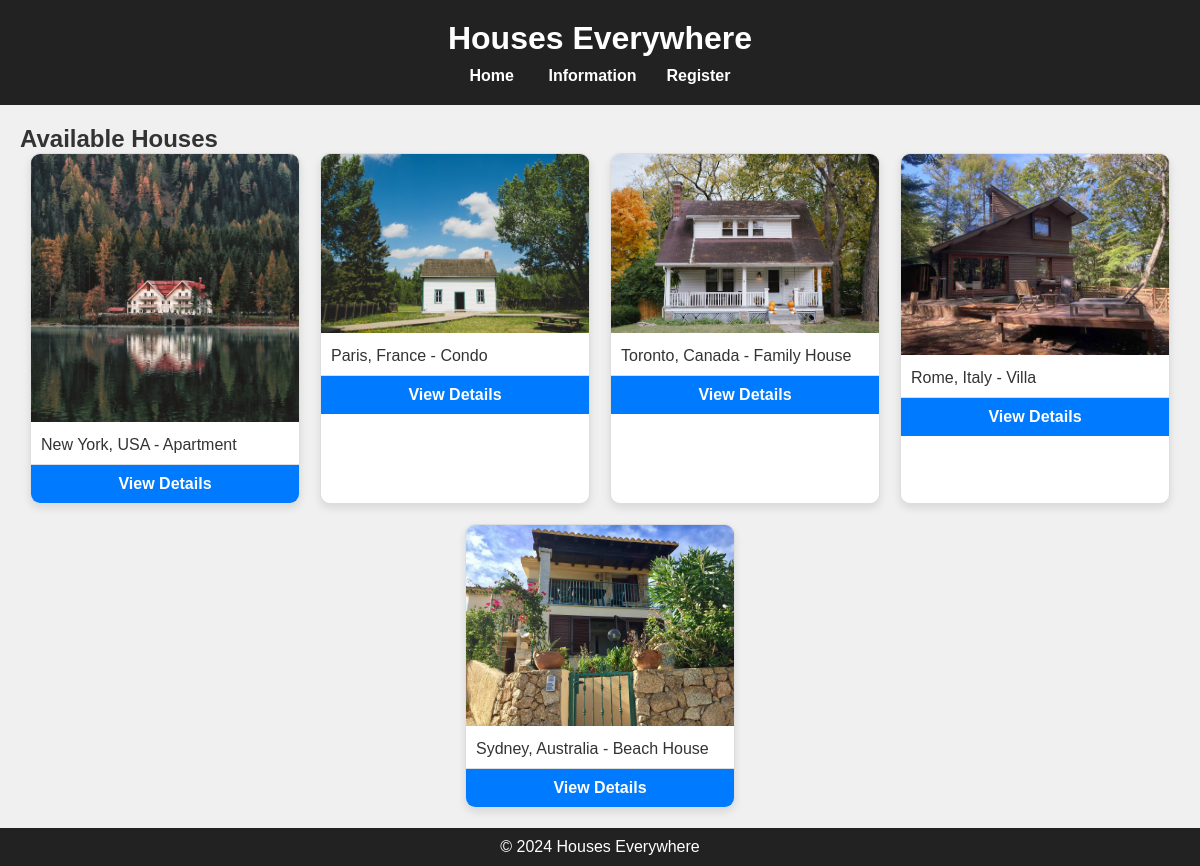
The page / on the database its author committed.
### models.py (models this page shows, shortened)
class House(db.Model):
    id = db.Column(db.Integer, primary_key=True)
    country = db.Column(db.String(100))
    city = db.Column(db.String(100))
    type = db.Column(db.String(100))
    price = db.Column(db.Integer)
    size = db.Column(db.Integer)
    rooms = db.Column(db.Integer)
    description = db.Column(db.String(500))
    image_url = db.Column(db.String(200))
    owner_id = db.Column(db.Integer, db.ForeignKey('users.id'))
    owner = db.relationship('Users', backref='houses')

### app.py (the view)
@app.route('/')
def index():
    houses = House.query.all()
    return render_template('index.html', houses=houses)

### templates/index.html (shortened to what this page needs)
{% extends "base.html" %}
{% block content %}
<h2>Available Houses</h2>
<div class="house-list">
{% for house in houses %}
<div class="house-item">
<img src="{{ url_for('static', filename='' ~ house.image_url) }}" alt="House Image">
<p>{{ house.city }}, {{ house.country }} - {{ house.type }}</p>
<a href="{{ url_for('house_details', house_id=house.id) }}">View Details</a>
</div>
{% endfor %}
</div>
{% endblock %}

### templates/base.html (shortened to what this page needs)
<!DOCTYPE html>
<html lang="en">
<head>
    <link rel="stylesheet" href="{{ url_for('static', filename='styles.css') }}">
</head>
<body>
<header>
<h1>Houses Everywhere</h1>
<nav>
<a href="{{ url_for('index') }}">Home</a>
<a href="{{ url_for('information') }}">Information</a><a href="{{ url_for('register') }}">Register</a>
</nav>
</header>
<main>
{% block content %}
{% endblock %}
</main>
<footer>
        <p>&copy; 2024 Houses Everywhere</p>
    </footer>
</body>
</html>

### static/styles.css (style rules this page uses)
* { margin: 0; padding: 0; box-sizing: border-box; }
body { font-family: 'Arial', sans-serif; background-color: #f0f0f0; color: #333; }
header { background-color: #222; color: #fff; padding: 20px; text-align: center; position: sticky; top: 0; width: 100%; z-index: 1000; }
header h1 { margin: 0; }
nav { margin-top: 10px; }
nav a { color: #fff; margin: 0 15px; text-decoration: none; font-weight: bold; }
main { padding: 20px; }
.house-list { display: flex; flex-wrap: wrap; gap: 20px; justify-content: center; }
.house-item { background-color: #fff; border: 1px solid #ddd; border-radius: 10px; overflow: hidden; width: calc(25% - 20px); box-shadow: 0 4px 8px rgba(0,0,0,0.1); transition: transform 0.3s, box-shadow 0.3s; }
.house-item img { width: 100%; height: auto; }
.house-item p { padding: 10px; font-size: 1rem; }
.house-item a { display: block; text-align: center; padding: 10px; background-color: #007bff; color: #fff; text-decoration: none; border-top: 1px solid #ddd; font-weight: bold; }
footer { background-color: #222; color: #fff; padding: 10px; text-align: center; }

### rows shown on the page
House: image_url (picture), city "New York", country "USA", type "Apartment"
House: image_url (picture), city "Paris", country "France", type "Condo"
House: image_url (picture), city "Toronto", country "Canada", type "Family House"
House: image_url (picture), city "Rome", country "Italy", type "Villa"
House: image_url (picture), city "Sydney", country "Australia", type "Beach House"
